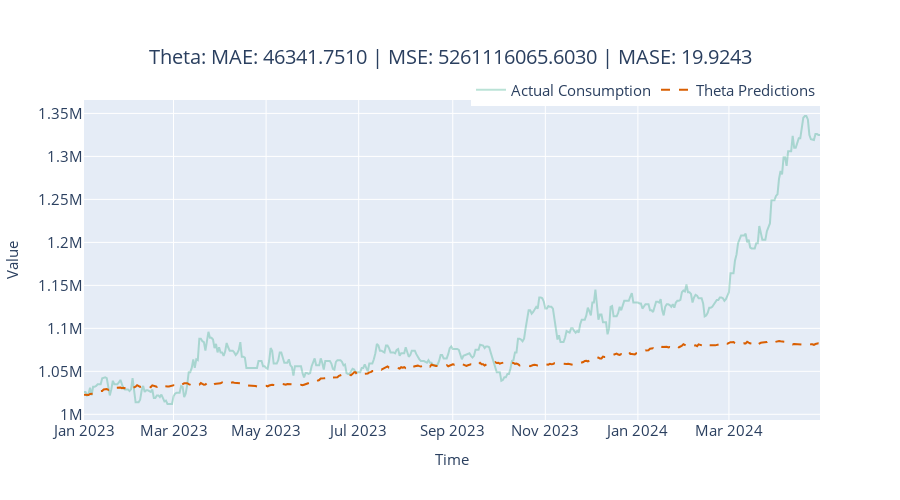

The code cell stored with this chart in its notebook:
### Code cell
fig = plot_forecast(pred_df, forecast_columns=["theta_predictions"], forecast_display_names=['Theta Predictions'])
fig = format_plot(fig, title=f"Theta: MAE: {metrics['MAE']:.4f} | MSE: {metrics['MSE']:.4f} | MASE: {metrics['MASE']:.4f}")
# fig.update_xaxes(type="date", range=["2014-01-01", "2014-01-08"])
# fig.write_image("energy-consumption/images/theta.png")
fig.show()

### Figure 1 — Plotly figure (JSON) as saved in the notebook; plotly's stock layout.template omitted (floating-point values rounded to 4 significant figures; data arrays with more than 128 entries replaced by an {"elided": "..."} marker saying what was removed)
{"data": [{"line": {"color": "rgba(27,158,119, 0.3)"}, "mode": "lines", "name": "Actual Consumption", "type": "scatter", "x": {"elided": "486 str values"}, "y": {"elided": "486 int values"}}, {"line": {"color": "rgba(217,95,2, 1)", "dash": "dash"}, "mode": "lines", "name": "Theta Predictions", "type": "scatter", "x": {"elided": "486 str values"}, "y": {"elided": "486 float values"}}], "layout": {"autosize": false, "height": 500, "legend": {"font": {"size": 15}, "orientation": "h", "title": {}, "x": 1, "xanchor": "right", "y": 0.98, "yanchor": "bottom"}, "title": {"font": {"size": 20}, "text": "Theta: MAE: 46341.7510 | MSE: 5261116065.6030 | MASE: 19.9243", "x": 0.5, "xanchor": "center", "yanchor": "top"}, "width": 900, "xaxis": {"tickfont": {"size": 15}, "title": {"font": {"size": 15}, "text": "Time"}}, "yaxis": {"tickfont": {"size": 15}, "title": {"font": {"size": 15}, "text": "Value"}}}}
